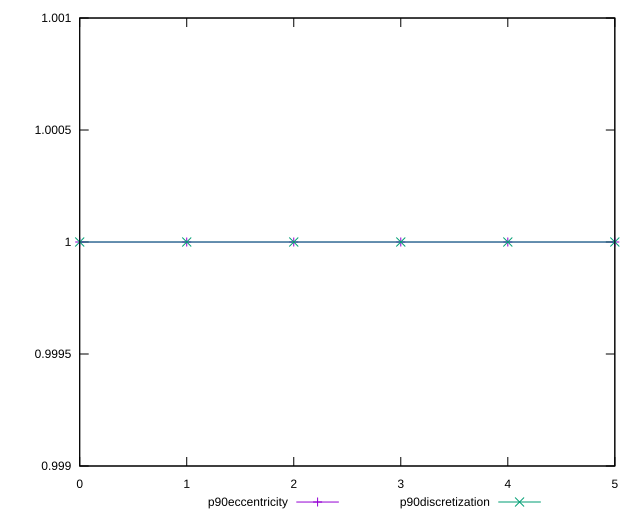

Reproduce this figure in gnuplot.
reset

$p90Eccentricity <<EOF
0 1.0000000000000002
1 0.9999999999999988
2 0.9999999999999997
3 1.0000000000000002
4 1.0000000000000002
5 0.9999999999999997
EOF

$p90Discretization <<EOF
0 1
1 1
2 1
3 1
4 1
5 1
EOF

set key outside below
set xrange [0:5]
set yrange [0.9989999999999988:1.0010000000000001]
set trange [0.9989999999999988:1.0010000000000001]
set terminal svg size 640, 520 enhanced background rgb 'white'
set output "reprap/largest-contentful-paint/progression/eccentricity.svg"

plot $p90Eccentricity title "p90eccentricity" with linespoints, \
     $p90Discretization title "p90discretization" with linespoints

reset
